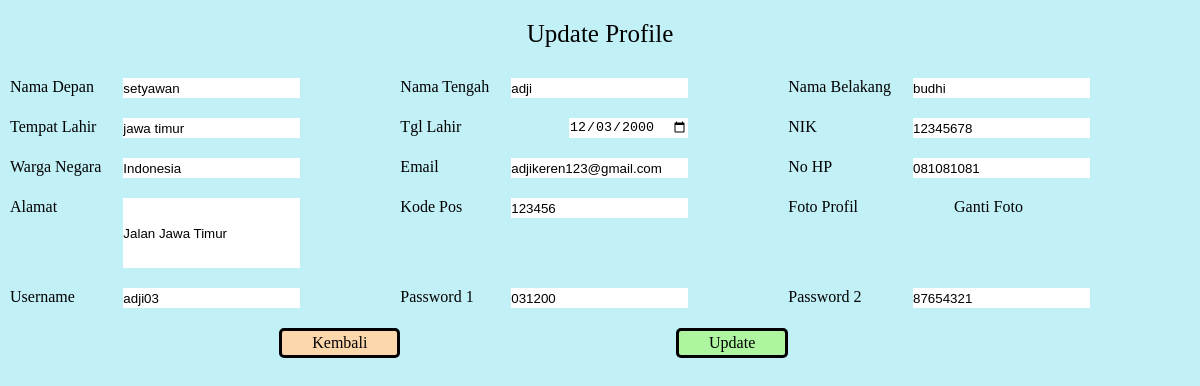
Page /selfLearning2/update.php (signed in) on the committed database.
### tables this page shows
CREATE TABLE `user` (
  `nama_depan` varchar(30) NOT NULL,
  `nama_tengah` varchar(30) NOT NULL,
  `nama_belakang` varchar(30) NOT NULL,
  `tempat_lahir` varchar(30) NOT NULL,
  `tanggal_lahir` date NOT NULL,
  `nik` varchar(20) NOT NULL,
  `warga_negara` varchar(30) NOT NULL,
  `email` varchar(50) NOT NULL,
  `no_hp` varchar(15) NOT NULL,
  `alamat` text NOT NULL,
  `kode_pos` varchar(20) NOT NULL,
  `foto_profil` varchar(255) NOT NULL,
  `username` varchar(20) NOT NULL,
  `password1` varchar(30) NOT NULL,
  `password2` varchar(30) NOT NULL
);

### selfLearning2/update.php (the view, shortened to what this page needs)
<?php
    include("config.php");
    $username = $_SESSION['usernameSession'];
    $str_query = "select*from user where username='$username'";
    $query = mysqli_query($connection, $str_query);
    $data = mysqli_fetch_array($query);
?>
<!DOCTYPE html>
<html lang="en">
<head>
    <link rel="stylesheet" href="reg.css?v=<?php echo time(); ?>">
</head>
<body>
    <div class="judul">
        Update Profile
    </div>
    <div class="form-reg">
        <form action="prosesUpdateProfile.php" method="post" enctype="multipart/form-data" >
            <div>
                Nama Depan
                <input type="text" name="nama-depan" value="<?php echo $data['nama_depan']?>">
            </div>
            <div>
                Nama Tengah
                <input type="text" name="nama-tengah" value="<?php echo $data['nama_tengah']?>">
            </div>
            <div>
                Nama Belakang
                <input type="text" name="nama-belakang" value="<?php echo $data['nama_belakang']?>">
            </div>
            <div>
                Tempat Lahir
                <input type="text" name="tempat-lahir" value="<?php echo $data['tempat_lahir']?>">
            </div>
            <div>
                Tgl Lahir
                <input type="date" name="tgl-lahir" value="<?php echo $data['tanggal_lahir']?>">
            </div>
            <div>
                NIK
                <input type="text" name="nik" value="<?php echo $data['nik']?>" readonly>
            </div>
            <div>
                Warga Negara
                <input type="text" name="warga-negara" value="<?php echo $data['warga_negara']?>">
            </div>
            <div>
                Email
                <input type="text" name="email" value="<?php echo $data['email']?>">
            </div>
            <div>
                No HP
                <input type="text" name="no-hp" value="<?php echo $data['no_hp']?>">
            </div>
            <div class="almt">
                Alamat
                <input type="text" name="alamat" value="<?php echo $data['alamat']?>">
            </div>
            <div>
                Kode Pos
                <input type="text" name="kode-pos" value="<?php echo $data['kode_pos']?>">
            </div>
            <div class="file-input">
                Foto Profil
                <label for="choose" class="lbl">Ganti Foto</label>
            </div>
            <div>
                Username
                <input type="text" name="username" value="<?php echo $data['username']?>" readonly>
            </div>
            <div>
                Password 1
                <input type="text" name="password1" value="<?php echo $data['password1']?>">
            </div>
            <div>
                Password 2
                <input type="text" name="password2" value="<?php echo $data['password2']?>">
            </div>
            <div class="back-button">
                <a href="home.php">Kembali</a>
            </div>
            <div>
                <label for="submit-btn" class="submit-button">Update</label>
            </div>
        </form>
    </div>
</body>
</html>

### selfLearning2/reg.css (style rules this page uses)
* { margin: 0; padding: 0; }
body { background-color: #c2f0f7; }
.judul { text-align: center; font-size: 25px; margin: 20px; }
input { border: none; height: 20px; margin: 0 100px 20px 20px; float: right; }
.form-reg form { display: grid; grid-template-columns: auto auto auto; padding: 10px; }
.almt input { height: 70px; }
.lbl { margin-left: 92px; cursor: pointer; }
.back-button a { text-decoration: none; background-color: #fdd7ac; padding: 3px 30px 3px; cursor: pointer; border-style: solid; border-color: black; border-radius: 5px; float: right; color: black; }
.submit-button { background-color: #adf59f; padding: 3px 30px 3px; cursor: pointer; border-style: solid; border-radius: 5px; float: right; border-color: black; }

### rows in the picture
user: nama-depan "setyawan", nama-tengah "adji", nama-belakang "budhi", tempat-lahir "jawa timur", tgl-lahir "12/03/2000", nik "12345678", warga-negara "Indonesia", email "adjikeren123@gmail.com", no-hp "081081081", alamat "Jalan Jawa Timur", kode-pos "123456", username "adji03", password1 "031200", password2 "87654321"
